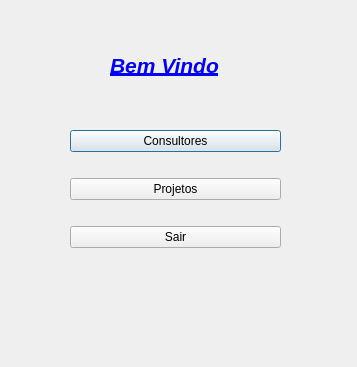
<?xml version="1.0" encoding="UTF-8"?>
<ui version="4.0">
 <class>DialogStart</class>
 <widget class="QDialog" name="DialogStart">
  <property name="geometry">
   <rect>
    <x>0</x>
    <y>0</y>
    <width>357</width>
    <height>367</height>
   </rect>
  </property>
  <property name="windowTitle">
   <string>Dialog</string>
  </property>
  <widget class="QLabel" name="label">
   <property name="geometry">
    <rect>
     <x>110</x>
     <y>40</y>
     <width>151</width>
     <height>51</height>
    </rect>
   </property>
   <property name="text">
    <string>&lt;html&gt;&lt;head/&gt;&lt;body&gt;&lt;p&gt;&lt;span style=&quot; font-size:16pt; font-weight:700; font-style:italic; text-decoration: underline; color:#0000ff;&quot;&gt;Bem Vindo&lt;/span&gt;&lt;/p&gt;&lt;/body&gt;&lt;/html&gt;</string>
   </property>
  </widget>
  <widget class="QWidget" name="">
   <property name="geometry">
    <rect>
     <x>70</x>
     <y>110</y>
     <width>211</width>
     <height>161</height>
    </rect>
   </property>
   <layout class="QVBoxLayout" name="verticalLayout">
    <item>
     <widget class="QPushButton" name="pushButtonConsultores">
      <property name="text">
       <string>Consultores</string>
      </property>
     </widget>
    </item>
    <item>
     <widget class="QPushButton" name="pushButtonProjetos">
      <property name="text">
       <string>Projetos</string>
      </property>
     </widget>
    </item>
    <item>
     <widget class="QPushButton" name="pushButtonSair">
      <property name="text">
       <string>Sair</string>
      </property>
     </widget>
    </item>
   </layout>
  </widget>
 </widget>
 <resources/>
 <connections/>
</ui>
